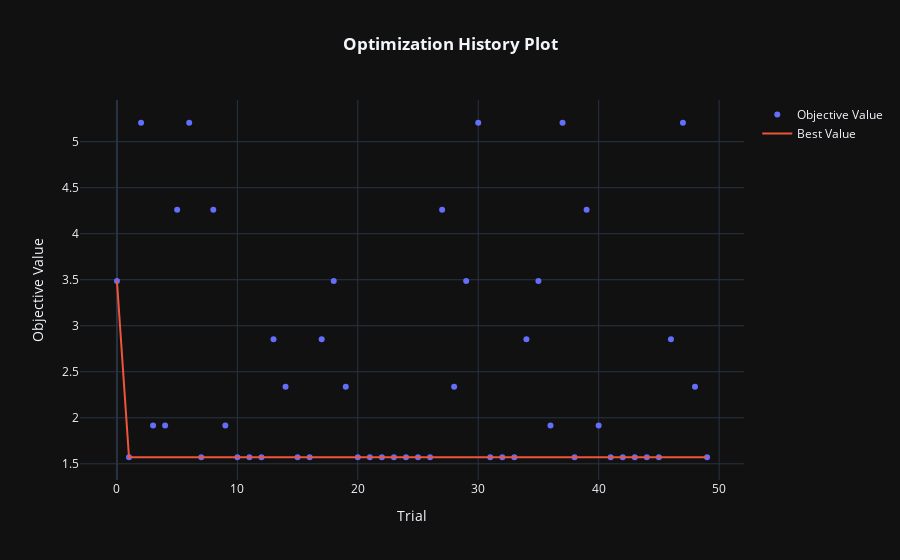

Notebook code cell kept with this figure:
### Code cell
fig = optuna.visualization.plot_optimization_history(study)
fig.update_layout(template='plotly_dark', title='<b>Optimization History Plot', title_x=0.5)

### Figure 1 — Plotly figure (JSON) as saved in the notebook; plotly's stock layout.template omitted (floating-point values rounded to 4 significant figures)
{"data": [{"mode": "markers", "name": "Objective Value", "type": "scatter", "x": [0, 1, 2, 3, 4, 5, 6, 7, 8, 9, 10, 11, 12, 13, 14, 15, 16, 17, 18, 19, 20, 21, 22, 23, 24, 25, 26, 27, 28, 29, 30, 31, 32, 33, 34, 35, 36, 37, 38, 39, 40, 41, 42, 43, 44, 45, 46, 47, 48, 49], "y": [3.486, 1.571, 5.206, 1.915, 1.915, 4.26, 5.206, 1.571, 4.26, 1.915, 1.571, 1.571, 1.571, 2.853, 2.336, 1.571, 1.571, 2.853, 3.486, 2.336, 1.571, 1.571, 1.571, 1.571, 1.571, 1.571, 1.571, 4.26, 2.336, 3.486, 5.206, 1.571, 1.571, 1.571, 2.853, 3.486, 1.915, 5.206, 1.571, 4.26, 1.915, 1.571, 1.571, 1.571, 1.571, 1.571, 2.853, 5.206, 2.336, 1.571]}, {"mode": "lines", "name": "Best Value", "type": "scatter", "x": [0, 1, 2, 3, 4, 5, 6, 7, 8, 9, 10, 11, 12, 13, 14, 15, 16, 17, 18, 19, 20, 21, 22, 23, 24, 25, 26, 27, 28, 29, 30, 31, 32, 33, 34, 35, 36, 37, 38, 39, 40, 41, 42, 43, 44, 45, 46, 47, 48, 49], "y": [3.486, 1.571, 1.571, 1.571, 1.571, 1.571, 1.571, 1.571, 1.571, 1.571, 1.571, 1.571, 1.571, 1.571, 1.571, 1.571, 1.571, 1.571, 1.571, 1.571, 1.571, 1.571, 1.571, 1.571, 1.571, 1.571, 1.571, 1.571, 1.571, 1.571, 1.571, 1.571, 1.571, 1.571, 1.571, 1.571, 1.571, 1.571, 1.571, 1.571, 1.571, 1.571, 1.571, 1.571, 1.571, 1.571, 1.571, 1.571, 1.571, 1.571]}, {"marker": {"color": "#cccccc"}, "mode": "markers", "name": "Infeasible Trial", "showlegend": false, "type": "scatter", "x": [], "y": []}], "layout": {"title": {"text": "<b>Optimization History Plot", "x": 0.5}, "xaxis": {"title": {"text": "Trial"}}, "yaxis": {"title": {"text": "Objective Value"}}}}
